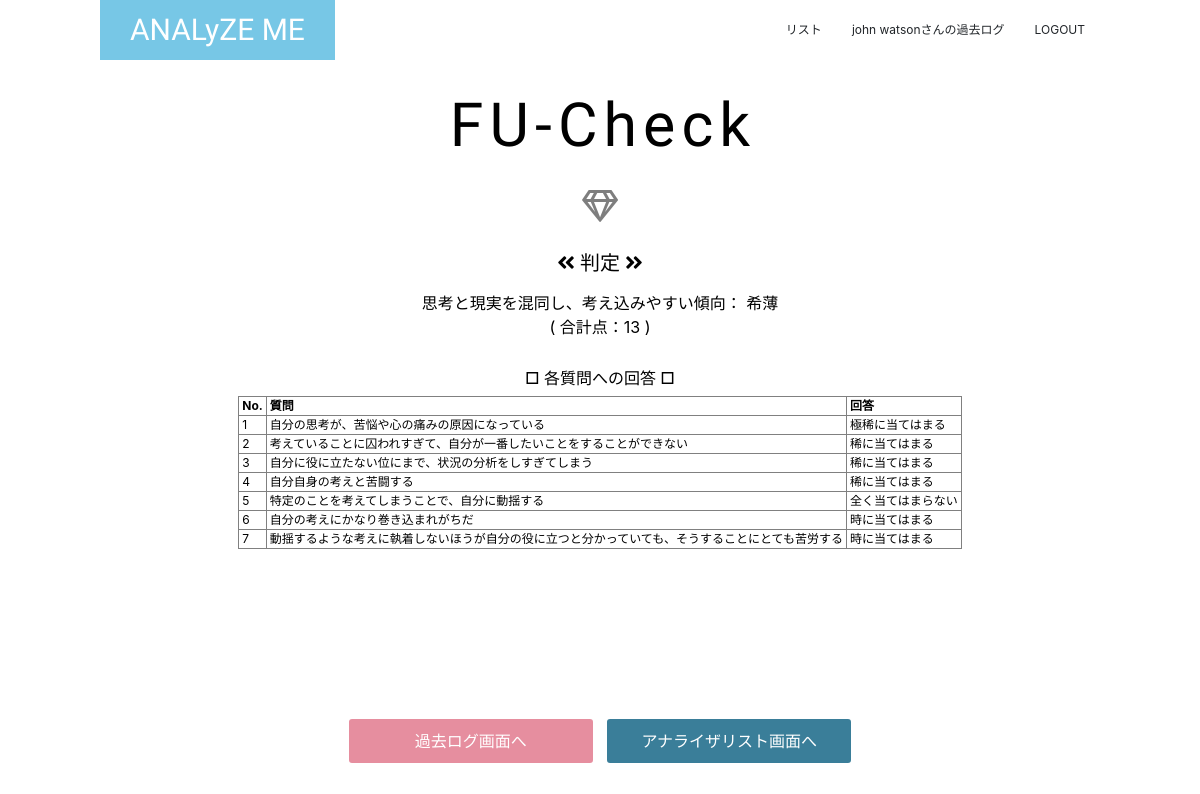
Page /result/fu/7/ (signed in) on the committed database.
### analyze_me/models/user.py (models this page shows, shortened)
class User(UserMixin, db.Model):
    __tablename__ = 'user'
    id = db.Column(db.Integer, primary_key=True)
    user_id = db.Column(db.String(50), unique=True)
    name = db.Column(db.String(30))
    password = db.Column(db.String(20), unique=True)
    created_at = db.Column(db.DateTime)
    fu_results = relationship('FU_results')
    eq_results = relationship('EQ_results')
    ces_results = relationship('CES_results')
    pom_results = relationship('POM_results')
    teg_results = relationship('TEG_results')

### analyze_me/models/results.py (models this page shows, shortened)
class FU_results(db.Model):
    __tablename__ = 'fu_results'
    id = db.Column(db.Integer, primary_key=True, nullable=False)
    answers = db.Column(db.PickleType, nullable=True)
    a_sum = db.Column(db.Integer, nullable=True)
    judge = db.Column(db.String(200), nullable=True)
    created_at = db.Column(db.DateTime)
    user_id = db.Column(db.Integer, db.ForeignKey('user.id', onupdate='CASCADE', ondelete='CASCADE'), nullable=False)

### analyze_me/views/views.py (the view)
@views.route('/result/<ex_id>/<result_id>/', methods=['GET'])
@login_required
def result(ex_id, result_id):
    ana = analyzer_service.setting_analyzer(ex_id)
    result = views_service.find_one(ex_id, result_id)
    if ex_id == 'pom' or ex_id == 'teg':
        g_fac, g_sum = graph_service.ex_one_data(ex_id, result_id)
        return render_template('logs/result_graph.html', \
                               ex_id=ex_id, result_id=result_id, \
                               ana=ana, result=result, g_fac=g_fac, g_sum=g_sum)
    else:
        return render_template('logs/result.html', \
                                ex_id=ex_id, result_id=result_id, \
                                ana=ana, result=result)

### analyze_me/__init__.py (called while the page is built)
@login_manager.user_loader
def load_user(user_id):
    return User.query.get(int(user_id))

### analyze_me/services/analyzer_service.py (called while the page is built)
def setting_analyzer(ex_id):
    if not ex_id:
        raise Exception
    elif ex_id == "fu":
        return FU()
    elif ex_id == "eq":
        return EQ()
    elif ex_id == 'ces':
        return CES_D()
    elif ex_id == 'pom':
        return POMS()
    elif ex_id == 'teg':
        return TEG()
    print("EX_ID:{}".format(ex_id))

### analyze_me/services/views_service.py (called while the page is built)
def find_one(ex_id, result_id):
    if not result_id:
        raise Exception
    elif ex_id == "fu":
        return FU_results.query.filter_by(id=result_id).first()
    elif ex_id == "eq":
        return EQ_results.query.filter_by(id=result_id).first()
    elif ex_id == "ces":
        return CES_results.query.filter_by(id=result_id).first()
    elif ex_id == "pom":
        return POM_results.query.filter_by(id=result_id).first()
    elif ex_id == "teg":
        return TEG_results.query.filter_by(id=result_id).first()

### analyze_me/templates/logs/result.html
{% extends "layout.html" %}
{% block body %}
<section class="resA">
    <div class="con">
        <h2>{{ ana.name }}</h2>
        <p class="symbol"><span class="far fa-gem"></span></p>
        <h5>
            <span class="fas fa-angle-double-left"></span>
            判定
            <span class="fas fa-angle-double-right"></span>
        </h5>
        <p>{{ result.judge }}</p>
        <p class="sum">( 合計点：{{ result.a_sum }} )</p>
        <h6>□ 各質問への回答 □</h6>
        <div class="tbl">
        <table border="1">
            <tr>
                <th>No.</th>
                <th>質問</th>
                <th>回答</th>
            </tr>
            {% for que in range(0, ana.queries|length) %}
            <tr>
                <td>{{ que+1 }}</td>
                <td>{{ ana.queries[que] }}</td>
                <td>{{ result.answers[que] }}</td>
            </tr>
            {% endfor %}
        </table>
        </div>
        <a href="{{ url_for('views.show_logs') }}">過去ログ画面へ</a>
        <a href="{{ url_for('analyzes.analyzer_list') }}" class="list-btn">アナライザリスト画面へ</a>
    </div>
</section>
{% endblock %}

### analyze_me/templates/layout.html (shortened to what this page needs)
<!DOCTYPE html>
<html lang="ja">
<head>
    {% block head %}
    <link rel="stylesheet" href="{{ url_for('static', filename='style.css')}}">
    <link rel="stylesheet" href="https://stackpath.bootstrapcdn.com/bootstrap/4.5.0/css/bootstrap.min.css">
    <link rel="stylesheet" href="https://use.fontawesome.com/releases/v5.15.1/css/all.css">
    {% endblock %}
</head>
<body>
<div>
    <header>
        <nav class="conH">
            <div class="conH-small">
                <a class="headA" href="{{ url_for('views.index') }}">ANALyZE ME</a>
            </div>
            <div class="headB">
                <ul>
                    <li>
                        <a href="{{ url_for('analyzes.analyzer_list') }}">リスト</a>
                    </li>
                    {% if not current_user.is_authenticated %}
                    <li>
                        <a href="{{ url_for('auth.login') }}">LOGIN</a>
                    </li>
                    {% else %}
                    <li>
                        <a href="{{ url_for('views.show_logs') }}"><span>{{ current_user.name }}さんの</span>過去ログ</a>
                    </li>
                    <li>
                        <a href="{{ url_for('auth.logout') }}">LOGOUT</a>
                    </li>
                    {% endif %}
                </ul>
            </div>
        </nav>
    </header>
    {% block body %}{% endblock %}
</div>
</body>
</html>

### analyze_me/static/style.css (style rules this page uses)
:root { --main-color: #77C7E6; --accent-color: #E68E9F; --dark-color: #3A7E99; --opposite-color: #9AE665; --text-bright-color: #fff; --text-dark-color: #000; --gray-color: #ddd; --large-width: 1000px; --middle-width: 900px; }
@media (min-width: 800px) { :root { font-size: 16px; } }
body { margin: 0; font-family: 'メイリオ', 'Hiragino Kaku Gothic Pro', 'sans-serif'; }
.resA { display: flex; align-items: start; justify-content: center; height: 100vh; min-height: 450px; width: 100vw; min-width: 400px; color: #000; color: var(--text-dark-color); text-align: center; margin-left: auto; margin-right: auto; }
.resA .con { margin-top: 60px; max-width: 900px; max-width: var(--middle-width); margin-left: auto; margin-right: auto; padding: 0 15px; }
.resA h2 { margin: 30px 0 0; font-family: 'Big Shoulders Stencil Display', cursive; font-size: 3.8rem; letter-spacing: 0.1em; margin-left: 0.1em; }
.resA h5 { margin: 0 0 1rem; font-size: 1.25rem; }
.resA .symbol { margin: 1.25rem; padding: 0; border: none; outline: none; background: none; font-size: 2rem; opacity: 0.5; }
.resA p { margin: 0; }
.resA .sum { margin: 0 0 30px; }
.resA .tbl { overflow-y: scroll; height: 280px; margin-bottom: 2.5rem; }
.resA table { margin: 0 auto 1rem auto; font-size: 12px; text-align: left; }
.resA table th, .resA table td { padding: 0 3px; }
.resA tr { margin: 1px 1px; }
.resA a { display: inline-block; padding: 10px; margin: 0 2px 0.5rem 2px; width: 250px; border: solid 3px currentColor; border-radius: 6px; background-color: #E68E9F; background-color: var(--accent-color); color: #fff; color: var(--text-bright-color); text-decoration: none; }
.resA .list-btn { background-color: #3A7E99; background-color: var(--dark-color); }
header { position: absolute; top: 0; left: 0; z-index: 100; width: 100%; background-color: rgba(255,255,255,0.5); }
.headA { display: inline-block; line-height: 60px; padding-left: 30px; padding-right: 30px; background-color: #77C7E6; background-color: var(--main-color); color: #fff; color: var(--text-bright-color); font-family: 'Big Shoulders Stencil Display', cursive; font-size: 30px; text-decoration: none; }
.headB ul { margin: 0; padding: 0; list-style: none; }
.headB a { display: block; padding: 15px; color: inherit; font-size: 12px; text-decoration: none; }
@media (min-width: 768px) { header .conH { display: flex; align-items: center; justify-content: space-between; max-width: 1000px; max-width: var(--large-width); margin-left: auto; margin-right: auto; } }
@media (min-width: 768px) { .headB ul { display: flex; } }
@media (min-width: 768px) { .headB { display: block !important; } }

### rows in the picture
User: name "john watson"
FU_results: judge "思考と現実を混同し、考え込みやすい傾向： 希薄", a_sum "13", answers "極稀に当てはまる" "稀に当てはまる" "稀に当てはまる" "稀に当てはまる" "全く当てはまらない" "時に当てはまる" "時に当てはまる"

### other values in the picture
{{ ana.name }} "FU-Check"
{{ que+1 }} "1" "2" "3" "4" "5" "6" "7"
{{ ana.queries[que] }} "自分の思考が、苦悩や心の痛みの原因になっている" "考えていることに囚われすぎて、自分が一番したいことをすることができない" "自分に役に立たない位にまで、状況の分析をしすぎてしまう" "自分自身の考えと苦闘する" "特定のことを考えてしまうことで、自分に動揺する" "自分の考えにかなり巻き込まれがちだ" "動揺するような考えに執着しないほうが自分の役に立つと分かっていても、そうすることにとても苦労する"
